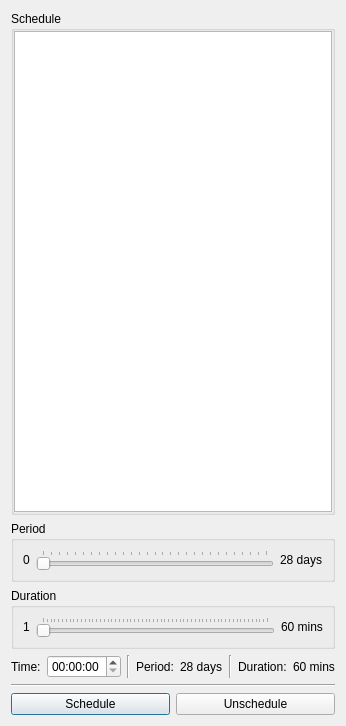
<?xml version="1.0" encoding="UTF-8"?>
<ui version="4.0">
 <class>DaySchedule</class>
 <widget class="QDialog" name="DaySchedule">
  <property name="geometry">
   <rect>
    <x>0</x>
    <y>0</y>
    <width>333</width>
    <height>726</height>
   </rect>
  </property>
  <property name="windowTitle">
   <string>Day Schedule</string>
  </property>
  <layout class="QVBoxLayout" name="verticalLayout">
   <item>
    <widget class="QGroupBox" name="gb_d_sched">
     <property name="title">
      <string>Schedule</string>
     </property>
     <layout class="QVBoxLayout" name="verticalLayout_2">
      <property name="leftMargin">
       <number>0</number>
      </property>
      <property name="topMargin">
       <number>0</number>
      </property>
      <property name="rightMargin">
       <number>0</number>
      </property>
      <property name="bottomMargin">
       <number>0</number>
      </property>
      <item>
       <widget class="QTableView" name="tv_day_sched">
        <attribute name="horizontalHeaderCascadingSectionResizes">
         <bool>true</bool>
        </attribute>
        <attribute name="horizontalHeaderStretchLastSection">
         <bool>true</bool>
        </attribute>
        <attribute name="verticalHeaderVisible">
         <bool>false</bool>
        </attribute>
       </widget>
      </item>
     </layout>
    </widget>
   </item>
   <item>
    <widget class="QGroupBox" name="gb_d_period">
     <property name="title">
      <string>Period</string>
     </property>
     <layout class="QHBoxLayout" name="horizontalLayout">
      <item>
       <widget class="QLabel" name="label">
        <property name="text">
         <string>0</string>
        </property>
       </widget>
      </item>
      <item>
       <widget class="QSlider" name="hs_period">
        <property name="minimum">
         <number>0</number>
        </property>
        <property name="maximum">
         <number>28</number>
        </property>
        <property name="value">
         <number>0</number>
        </property>
        <property name="orientation">
         <enum>Qt::Horizontal</enum>
        </property>
        <property name="tickPosition">
         <enum>QSlider::TicksAbove</enum>
        </property>
        <property name="tickInterval">
         <number>1</number>
        </property>
       </widget>
      </item>
      <item>
       <widget class="QLabel" name="label_2">
        <property name="text">
         <string>28 days</string>
        </property>
       </widget>
      </item>
     </layout>
    </widget>
   </item>
   <item>
    <widget class="QGroupBox" name="gb_d_dur">
     <property name="title">
      <string>Duration</string>
     </property>
     <layout class="QHBoxLayout" name="horizontalLayout_2">
      <item>
       <widget class="QLabel" name="label_3">
        <property name="text">
         <string>1</string>
        </property>
       </widget>
      </item>
      <item>
       <widget class="QSlider" name="hs_dur">
        <property name="minimum">
         <number>1</number>
        </property>
        <property name="maximum">
         <number>60</number>
        </property>
        <property name="value">
         <number>1</number>
        </property>
        <property name="orientation">
         <enum>Qt::Horizontal</enum>
        </property>
        <property name="tickPosition">
         <enum>QSlider::TicksAbove</enum>
        </property>
        <property name="tickInterval">
         <number>1</number>
        </property>
       </widget>
      </item>
      <item>
       <widget class="QLabel" name="label_4">
        <property name="text">
         <string>60 mins</string>
        </property>
       </widget>
      </item>
     </layout>
    </widget>
   </item>
   <item>
    <layout class="QHBoxLayout" name="horizontalLayout_3">
     <item>
      <widget class="QLabel" name="label_7">
       <property name="text">
        <string>Time:</string>
       </property>
      </widget>
     </item>
     <item>
      <widget class="QTimeEdit" name="te_d_tod"/>
     </item>
     <item>
      <widget class="Line" name="line_2">
       <property name="orientation">
        <enum>Qt::Vertical</enum>
       </property>
      </widget>
     </item>
     <item>
      <widget class="QLabel" name="label_8">
       <property name="text">
        <string>Period:</string>
       </property>
      </widget>
     </item>
     <item>
      <widget class="QLabel" name="lbl_period">
       <property name="text">
        <string>28 days</string>
       </property>
      </widget>
     </item>
     <item>
      <widget class="Line" name="line_3">
       <property name="orientation">
        <enum>Qt::Vertical</enum>
       </property>
      </widget>
     </item>
     <item>
      <widget class="QLabel" name="label_10">
       <property name="text">
        <string>Duration:</string>
       </property>
      </widget>
     </item>
     <item>
      <widget class="QLabel" name="lbl_dur">
       <property name="text">
        <string>60 mins</string>
       </property>
      </widget>
     </item>
    </layout>
   </item>
   <item>
    <widget class="Line" name="line">
     <property name="orientation">
      <enum>Qt::Horizontal</enum>
     </property>
    </widget>
   </item>
   <item>
    <layout class="QHBoxLayout" name="horizontalLayout_4">
     <item>
      <widget class="QPushButton" name="btn_sched">
       <property name="text">
        <string>Schedule</string>
       </property>
      </widget>
     </item>
     <item>
      <widget class="QPushButton" name="btn_unsched">
       <property name="text">
        <string>Unschedule</string>
       </property>
      </widget>
     </item>
    </layout>
   </item>
  </layout>
 </widget>
 <resources/>
 <connections/>
</ui>
